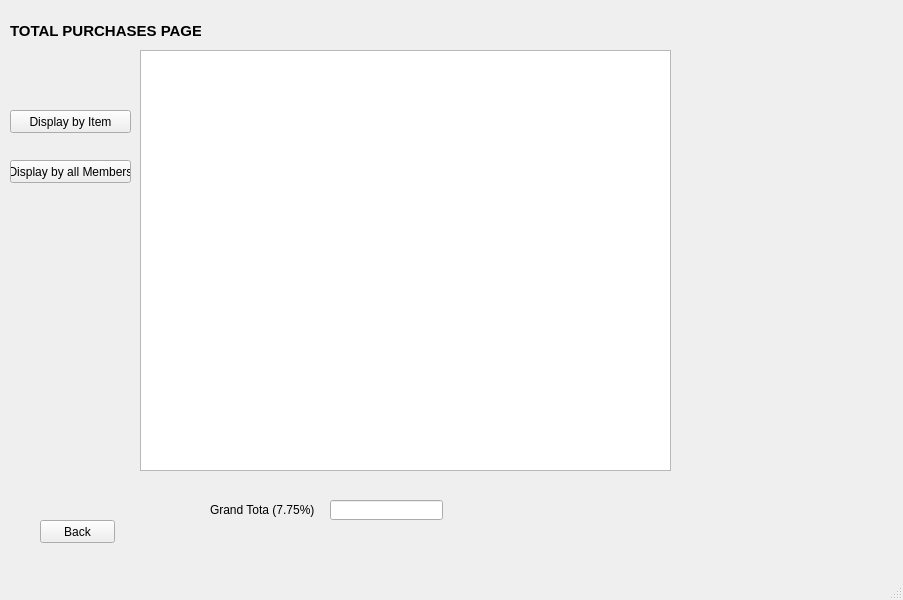
<?xml version="1.0" encoding="UTF-8"?>
<ui version="4.0">
 <class>StoreManagerPage</class>
 <widget class="QMainWindow" name="StoreManagerPage">
  <property name="geometry">
   <rect>
    <x>0</x>
    <y>0</y>
    <width>903</width>
    <height>600</height>
   </rect>
  </property>
  <property name="windowTitle">
   <string>MainWindow</string>
  </property>
  <widget class="QWidget" name="centralwidget">
   <widget class="QStackedWidget" name="stackedWidget">
    <property name="geometry">
     <rect>
      <x>0</x>
      <y>0</y>
      <width>911</width>
      <height>591</height>
     </rect>
    </property>
    <property name="currentIndex">
     <number>2</number>
    </property>
    <widget class="QWidget" name="storeManagerHomePage">
     <widget class="QLabel" name="label">
      <property name="geometry">
       <rect>
        <x>10</x>
        <y>30</y>
        <width>201</width>
        <height>16</height>
       </rect>
      </property>
      <property name="font">
       <font>
        <pointsize>12</pointsize>
        <weight>75</weight>
        <bold>true</bold>
       </font>
      </property>
      <property name="text">
       <string>STORE MANAGER PAGE</string>
      </property>
     </widget>
     <widget class="QPushButton" name="dailySalesReportsPushBtn">
      <property name="geometry">
       <rect>
        <x>280</x>
        <y>110</y>
        <width>181</width>
        <height>23</height>
       </rect>
      </property>
      <property name="font">
       <font>
        <pointsize>10</pointsize>
       </font>
      </property>
      <property name="text">
       <string>Go to Daily Sales Reports</string>
      </property>
     </widget>
     <widget class="QPushButton" name="totalPurchasesPushBtn">
      <property name="geometry">
       <rect>
        <x>280</x>
        <y>150</y>
        <width>181</width>
        <height>23</height>
       </rect>
      </property>
      <property name="font">
       <font>
        <pointsize>10</pointsize>
       </font>
      </property>
      <property name="text">
       <string>Go to Total Purchases</string>
      </property>
     </widget>
    </widget>
    <widget class="QWidget" name="dailySalesReportsPage">
     <widget class="QLabel" name="label_2">
      <property name="geometry">
       <rect>
        <x>20</x>
        <y>20</y>
        <width>261</width>
        <height>21</height>
       </rect>
      </property>
      <property name="font">
       <font>
        <pointsize>12</pointsize>
        <weight>75</weight>
        <bold>true</bold>
       </font>
      </property>
      <property name="text">
       <string>DAILY SALES REPORTS PAGE</string>
      </property>
     </widget>
     <widget class="QTableView" name="tableView">
      <property name="geometry">
       <rect>
        <x>160</x>
        <y>50</y>
        <width>711</width>
        <height>391</height>
       </rect>
      </property>
     </widget>
     <widget class="QPushButton" name="dailySalesBackBtn">
      <property name="geometry">
       <rect>
        <x>10</x>
        <y>530</y>
        <width>75</width>
        <height>23</height>
       </rect>
      </property>
      <property name="text">
       <string>Back</string>
      </property>
     </widget>
     <widget class="QLabel" name="label_3">
      <property name="geometry">
       <rect>
        <x>30</x>
        <y>70</y>
        <width>61</width>
        <height>20</height>
       </rect>
      </property>
      <property name="text">
       <string>Enter a date:</string>
      </property>
     </widget>
     <widget class="QLineEdit" name="dateLineEdit">
      <property name="geometry">
       <rect>
        <x>10</x>
        <y>90</y>
        <width>113</width>
        <height>20</height>
       </rect>
      </property>
     </widget>
     <widget class="QPushButton" name="dateEnterBtn">
      <property name="geometry">
       <rect>
        <x>30</x>
        <y>120</y>
        <width>61</width>
        <height>23</height>
       </rect>
      </property>
      <property name="text">
       <string>Enter</string>
      </property>
     </widget>
     <widget class="QLabel" name="label_4">
      <property name="geometry">
       <rect>
        <x>221</x>
        <y>461</y>
        <width>121</width>
        <height>16</height>
       </rect>
      </property>
      <property name="text">
       <string>Total Revenue (7.75%): </string>
      </property>
     </widget>
     <widget class="QLineEdit" name="totalRevenueLineEdit">
      <property name="geometry">
       <rect>
        <x>380</x>
        <y>460</y>
        <width>133</width>
        <height>20</height>
       </rect>
      </property>
     </widget>
     <widget class="QPushButton" name="displayByExecBtn">
      <property name="geometry">
       <rect>
        <x>10</x>
        <y>190</y>
        <width>111</width>
        <height>23</height>
       </rect>
      </property>
      <property name="text">
       <string>Display by Executive</string>
      </property>
     </widget>
     <widget class="QPushButton" name="displayByRegBtn">
      <property name="geometry">
       <rect>
        <x>10</x>
        <y>240</y>
        <width>111</width>
        <height>23</height>
       </rect>
      </property>
      <property name="text">
       <string>Display by Regular</string>
      </property>
     </widget>
     <widget class="QLabel" name="label_5">
      <property name="geometry">
       <rect>
        <x>221</x>
        <y>491</y>
        <width>153</width>
        <height>16</height>
       </rect>
      </property>
      <property name="text">
       <string>Number of Executive Members: </string>
      </property>
     </widget>
     <widget class="QLineEdit" name="execMembersLineEdit">
      <property name="geometry">
       <rect>
        <x>380</x>
        <y>491</y>
        <width>133</width>
        <height>20</height>
       </rect>
      </property>
     </widget>
     <widget class="QLabel" name="label_6">
      <property name="geometry">
       <rect>
        <x>220</x>
        <y>520</y>
        <width>161</width>
        <height>20</height>
       </rect>
      </property>
      <property name="text">
       <string>Number of Regular Members: </string>
      </property>
     </widget>
     <widget class="QLineEdit" name="regMembersLineEdit">
      <property name="geometry">
       <rect>
        <x>380</x>
        <y>520</y>
        <width>133</width>
        <height>20</height>
       </rect>
      </property>
     </widget>
    </widget>
    <widget class="QWidget" name="totalPurchasesPage">
     <widget class="QLabel" name="label_7">
      <property name="geometry">
       <rect>
        <x>10</x>
        <y>10</y>
        <width>191</width>
        <height>41</height>
       </rect>
      </property>
      <property name="font">
       <font>
        <pointsize>11</pointsize>
        <weight>75</weight>
        <bold>true</bold>
       </font>
      </property>
      <property name="text">
       <string>TOTAL PURCHASES PAGE</string>
      </property>
     </widget>
     <widget class="QPushButton" name="totalPurchasesBackBtn">
      <property name="geometry">
       <rect>
        <x>40</x>
        <y>520</y>
        <width>75</width>
        <height>23</height>
       </rect>
      </property>
      <property name="text">
       <string>Back</string>
      </property>
     </widget>
     <widget class="QTableView" name="totalPurchasesTableView">
      <property name="geometry">
       <rect>
        <x>140</x>
        <y>50</y>
        <width>531</width>
        <height>421</height>
       </rect>
      </property>
     </widget>
     <widget class="QLabel" name="label_8">
      <property name="geometry">
       <rect>
        <x>210</x>
        <y>500</y>
        <width>111</width>
        <height>20</height>
       </rect>
      </property>
      <property name="text">
       <string>Grand Tota (7.75%)</string>
      </property>
     </widget>
     <widget class="QLineEdit" name="grandTotalLineEdit">
      <property name="geometry">
       <rect>
        <x>330</x>
        <y>500</y>
        <width>113</width>
        <height>20</height>
       </rect>
      </property>
     </widget>
     <widget class="QPushButton" name="displayByItemBtn">
      <property name="geometry">
       <rect>
        <x>10</x>
        <y>110</y>
        <width>121</width>
        <height>23</height>
       </rect>
      </property>
      <property name="text">
       <string>Display by Item</string>
      </property>
     </widget>
     <widget class="QPushButton" name="displayByAllMembersBtn">
      <property name="geometry">
       <rect>
        <x>10</x>
        <y>160</y>
        <width>121</width>
        <height>23</height>
       </rect>
      </property>
      <property name="text">
       <string>Display by all Members</string>
      </property>
     </widget>
    </widget>
   </widget>
  </widget>
  <widget class="QMenuBar" name="menubar">
   <property name="geometry">
    <rect>
     <x>0</x>
     <y>0</y>
     <width>903</width>
     <height>21</height>
    </rect>
   </property>
  </widget>
  <widget class="QStatusBar" name="statusbar"/>
 </widget>
 <resources/>
 <connections/>
</ui>
